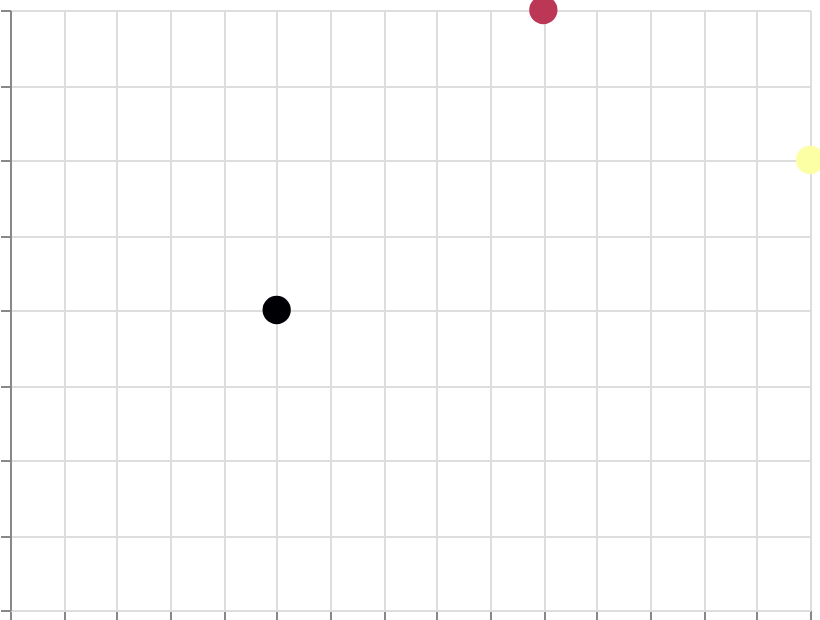

The specification (Vega-Lite) saved for this image:
### Vega specification from a JSON file in a GitHub repository (floating-point values rounded to 4 significant figures)
{"$schema": "https://vega.github.io/schema/vega/v6.json", "width": 400, "height": 300, "padding": 5, "autosize": "none", "data": [{"name": "table", "values": [{"x": 1, "y": 2, "val": 10}, {"x": 2, "y": 4, "val": 50}, {"x": 3, "y": 3, "val": 90}]}], "scales": [{"name": "x", "type": "linear", "domain": {"data": "table", "field": "x"}, "range": "width", "nice": true}, {"name": "y", "type": "linear", "domain": {"data": "table", "field": "y"}, "range": [{"signal": "height"}, 0], "nice": true}, {"name": "color", "type": "linear", "domain": {"data": "table", "field": "val"}, "range": {"scheme": "inferno"}}], "marks": [{"type": "symbol", "from": {"data": "table"}, "encode": {"update": {"x": {"scale": "x", "field": "x"}, "y": {"scale": "y", "field": "y"}, "size": {"value": 200}, "fill": {"scale": "color", "field": "val"}}}}], "axes": [{"scale": "x", "orient": "bottom", "grid": true, "labels": false}, {"scale": "y", "orient": "left", "grid": true, "labels": false}], "legends": [{"fill": "color", "title": "Heat"}]}
